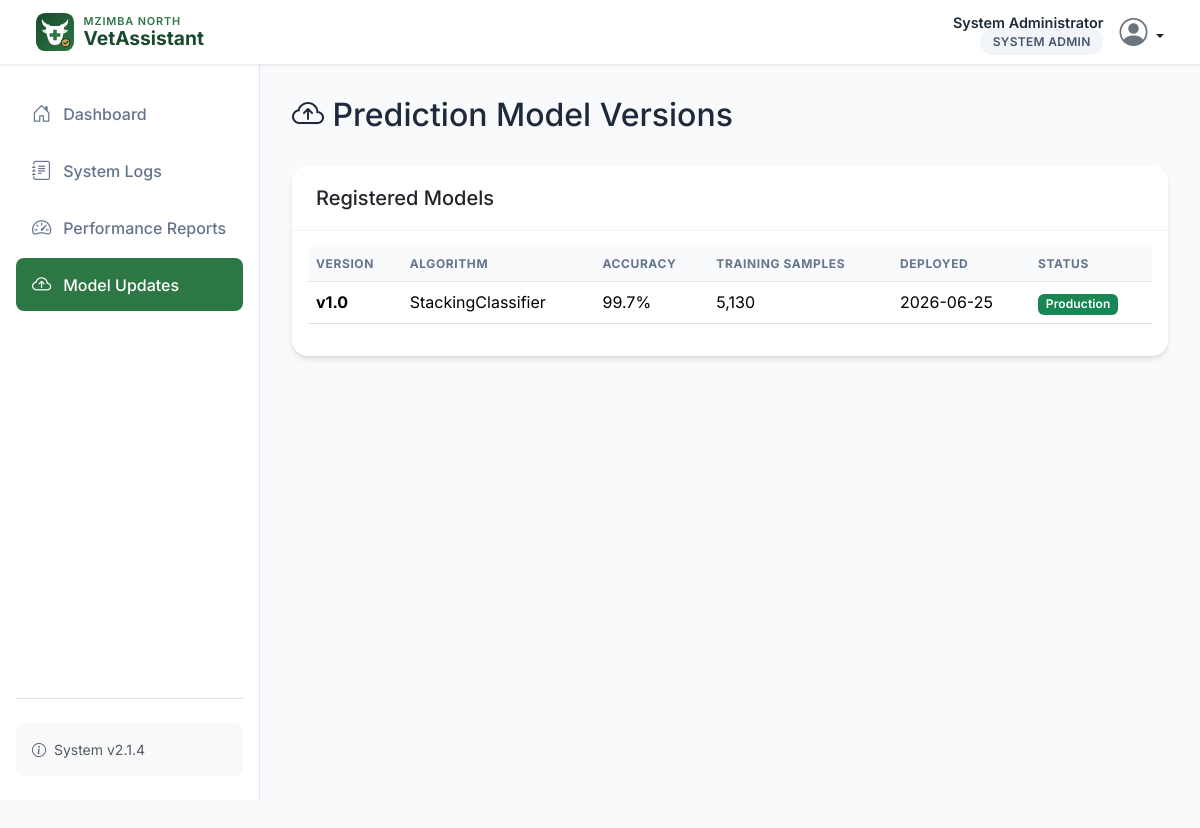
The page /system/updates (signed in) on the database its author committed.
### models.py (models this page shows, shortened)
class User(UserMixin, db.Model):
    __tablename__ = 'user'
    id = db.Column(db.Integer, primary_key=True)
    username = db.Column(db.String(80), unique=True, nullable=False)
    email = db.Column(db.String(120), unique=True, nullable=False)
    password_hash = db.Column(db.String(256), nullable=False)
    full_name = db.Column(db.String(100))
    phone = db.Column(db.String(20))
    role = db.Column(db.String(20), nullable=False)  # farmer, veterinarian, organization_admin, system_admin
    location = db.Column(db.String(200))
    specific_location = db.Column(db.String(200))
    farm_name = db.Column(db.String(100))
    animal_types = db.Column(db.String(200))  # Will be 'cattle', 'goat', or 'cattle,goat'
    production_focus = db.Column(db.String(50))  # dairy, meat, dual, breeding
    registration_date = db.Column(db.DateTime, default=get_malawi_time)
    last_login = db.Column(db.DateTime)
    is_active = db.Column(db.Boolean, default=True)
    status = db.Column(db.String(20), nullable=False, default='pending')  # pending, approved, rejected
    approved_at = db.Column(db.DateTime)
    rejected_at = db.Column(db.DateTime)
    reset_token = db.Column(db.String(128))
    reset_token_expires_at = db.Column(db.DateTime)
    preferred_language = db.Column(db.String(10), nullable=False, default='en')  # en, chi, tum
    symptoms = db.relationship('SymptomReport', backref='farmer', foreign_keys='SymptomReport.farmer_id')
    predictions = db.relationship('Prediction', backref='user', foreign_keys='Prediction.user_id')
    treatments = db.relationship('Treatment', backref='veterinarian', foreign_keys='Treatment.vet_id')
    assigned_farmers = db.relationship('User',
        secondary=farmer_veterinarian,
        primaryjoin=(farmer_veterinarian.c.veterinarian_id == id),
        secondaryjoin=(farmer_veterinarian.c.farmer_id == id),
        backref=db.backref('assigned_veterinarians', lazy='dynamic'),
        lazy='dynamic'
    )
    def is_farmer(self):
        return self.role == 'farmer'
    def is_veterinarian(self):
        return self.role == 'veterinarian'
    def is_organization_admin(self):
        return self.role == 'organization_admin'

class ModelVersion(db.Model):
    __tablename__ = 'model_version'
    id = db.Column(db.Integer, primary_key=True)
    version = db.Column(db.String(20), unique=True, nullable=False)
    status = db.Column(db.String(20))  # training, staging, production, archived
    accuracy = db.Column(db.Float)
    training_data_size = db.Column(db.Integer)
    training_date = db.Column(db.Date)
    deployment_date = db.Column(db.Date, nullable=True)
    algorithm = db.Column(db.String(50))
    hyperparameters = db.Column(db.Text)  # JSON string
    performance_metrics = db.Column(db.Text)  # JSON string
    animal_types = db.Column(db.String(50))  # cattle, goat, both
    created_at = db.Column(db.DateTime, default=get_malawi_time)

### app.py (the view)
@app.route('/system/updates')
@login_required
@role_required('system_admin')
def model_updates():
    model_versions = ModelVersion.query.order_by(ModelVersion.id.desc()).all()
    available_updates = [
        {
            'id': mv.version,
            'version': mv.version,
            'type': mv.algorithm or 'model',
            'size': mv.training_data_size,
            'status': mv.status or 'unknown',
            'accuracy': mv.accuracy,
            'deployment_date': mv.deployment_date
        }
        for mv in model_versions
    ]
    return render_template('system_admin/model_updates.html',
                         available_updates=available_updates,
                         deployment_schedule=[])

### api_bridge.py (called while the page is built, shortened)
def render_template(template_name, **context):
    if not g.get('api_bridge'):
        return _flask_render_template(template_name, **context)

### app.py (called while the page is built)
def _get_locale():
    lang = None
    if current_user.is_authenticated:
        lang = getattr(current_user, 'preferred_language', None) or None
    if not lang:
        lang = session.get('language')
    if not lang:
        lang = app.config.get('BABEL_DEFAULT_LOCALE', 'en')
    if lang not in app.config.get('LANGUAGES', ['en']):
        lang = app.config.get('BABEL_DEFAULT_LOCALE', 'en')
    return lang

@app.context_processor
def inject_i18n():
    return {
        'current_language': _get_locale(),
        'available_languages': [
            {'code': code, 'name': name}
            for code, name in [
                ('en', 'English'),
                ('chi', 'Chichewa'),
                ('tum', 'Tumbuka'),
            ] if code in app.config.get('LANGUAGES', ['en'])
        ],
    }

@login_manager.user_loader
def load_user(user_id):
    return User.query.get(int(user_id))

def role_required(*roles):
    def wrapper(f):
        @wraps(f)
        @login_required
        def decorated_function(*args, **kwargs):
            if current_user.role not in roles:
                flash(_('You do not have permission to access this page.'), 'danger')
                return redirect(url_for('dashboard'))
            return f(*args, **kwargs)
        return decorated_function
    return wrapper

### templates/system_admin/model_updates.html (shortened to what this page needs)
{% extends "base.html" %}
{% block sidebar %}
<nav class="nav flex-column">
    <a class="nav-link" href="{{ url_for('sys_admin_dashboard') }}">
        <i class="bi bi-house-door"></i> Dashboard
    </a>
    <a class="nav-link" href="{{ url_for('system_logs') }}">
        <i class="bi bi-journal-text"></i> System Logs
    </a>
    <a class="nav-link" href="{{ url_for('performance_reports') }}">
        <i class="bi bi-speedometer2"></i> Performance Reports
    </a>
    <a class="nav-link active" href="{{ url_for('model_updates') }}">
        <i class="bi bi-cloud-arrow-up"></i> Model Updates
    </a>
</nav>
{% endblock %}
{% block content %}
<div class="d-flex justify-content-between align-items-center mb-4">
    <h2><i class="bi bi-cloud-arrow-up"></i> Prediction Model Versions</h2>
</div>
<div class="card">
    <div class="card-header">
        <h5 class="mb-0">Registered Models</h5>
    </div>
    <div class="card-body">
        <div class="table-responsive">
            <table class="table table-hover align-middle">
                <thead>
                    <tr>
                        <th>Version</th>
                        <th>Algorithm</th>
                        <th>Accuracy</th>
                        <th>Training Samples</th>
                        <th>Deployed</th>
                        <th>Status</th>
                    </tr>
                </thead>
                <tbody>
                    {% if available_updates %}
                        {% for m in available_updates %}
                        <tr>
                            <td class="fw-bold">{{ m.version }}</td>
                            <td>{{ m.type }}</td>
                            <td>{{ (m.accuracy * 100)|round(1) ~ '%' if m.accuracy is not none else '--' }}</td>
                            <td>{{ "{:,}".format(m.size) if m.size is not none else '--' }}</td>
                            <td>{{ m.deployment_date.strftime('%Y-%m-%d') if m.deployment_date else '--' }}</td>
                            <td>
                                <span class="badge bg-{{ 'success' if m.status == 'production' else ('info' if m.status == 'staging' else 'secondary') }}">
                                    {{ m.status|capitalize }}
                                </span>
                            </td>
                        </tr>
                        {% endfor %}
                    {% else %}
                        <tr>
                            <td colspan="6" class="text-center text-muted py-5">No model versions registered yet.</td>
                        </tr>
                    {% endif %}
                </tbody>
            </table>
        </div>
    </div>
</div>
{% endblock %}

### templates/base.html (shortened to what this page needs)
<!DOCTYPE html>
<html lang="en">
<head>
    <link href="https://cdn.jsdelivr.net/npm/bootstrap@5.3.3/dist/css/bootstrap.min.css" rel="stylesheet">
    <link rel="stylesheet" href="https://cdn.jsdelivr.net/npm/bootstrap-icons@1.11.3/font/bootstrap-icons.min.css">
    <link rel="stylesheet" href="{{ url_for('static', filename='css/style.css') }}">
</head>
<body>
    <nav class="navbar navbar-expand-lg fixed-top">
        <div class="container-fluid">
            <a class="navbar-brand" href="{{ url_for('dashboard') }}">
                <img src="{{ url_for('static', filename='images/logo.svg') }}" alt="" class="brand-logo">
                <span class="brand-text">
                    <span class="brand-region">Mzimba North</span>
                    <span class="brand-name">VetAssistant</span>
                </span>
            </a>
            <div class="ms-auto d-flex align-items-center">
                {% if current_user.is_authenticated %}
                    <div class="user-menu">
                        <div class="user-info d-none d-sm-block">
                            <span class="user-name">{{ current_user.full_name or current_user.username }}</span>
                            <span class="role-badge">{{ current_user.role|replace('_', ' ') }}</span>
                        </div>
                        <div class="dropdown">
                            <a href="#" class="d-block link-dark text-decoration-none dropdown-toggle" id="dropdownUser" data-bs-toggle="dropdown" aria-expanded="false">
                                <i class="bi bi-person-circle fs-3 text-secondary"></i>
                            </a>
                        </div>
                    </div>
                {% else %}
                    <a href="{{ url_for('login') }}" class="btn btn-primary btn-sm">Sign In</a>
                {% endif %}
            </div>
        </div>
    </nav>
    <div class="main-wrapper {% if current_user.is_authenticated %}has-sidebar{% endif %}">
        {% if current_user.is_authenticated %}
        <aside class="sidebar" id="sidebar">
            <div class="d-flex flex-column h-100">
                {% block sidebar %}{% endblock %}
                <div class="mt-auto pt-4 border-top">
                    <div class="p-3 bg-light rounded-3 small text-muted">
                        <i class="bi bi-info-circle me-1"></i> System v2.1.4
                    </div>
                </div>
            </div>
        </aside>
        {% endif %}
        <main class="page-content">
            <div class="container-fluid p-0">
                {% block content %}{% endblock %}
            </div>
        </main>
    </div>
</body>
</html>

### static/css/style.css (style rules this page uses)
:root { --primary-color: #1a4a2e; --primary-light: #2c7744; --accent-color: #4caf50; --bg-light: #f8fafc; --card-shadow: 0 4px 6px -1px rgba(0, 0, 0, 0.1), 0 2px 4px -1px rgba(0, 0, 0, 0.06); }
.page-content { animation: fadeInUp 0.4s ease-out; }
.badge { font-weight: 600; letter-spacing: 0.01em; }
.table thead th { background-color: #f8fafc; text-transform: uppercase; font-size: 0.75rem; letter-spacing: 0.05em; color: #64748b; border-bottom: 1px solid #e2e8f0; }

### templates/base.html (style rules this page uses)
:root { --primary-color: #1a4a2e; --primary-light: #2c7744; --primary-gradient: linear-gradient(135deg, #1a4a2e 0%, #2c7744 100%); --accent-color: #4caf50; --bg-light: #f8fafc; --sidebar-width: 260px; --navbar-height: 64px; --card-shadow: 0 4px 6px -1px rgba(0, 0, 0, 0.1), 0 2px 4px -1px rgba(0, 0, 0, 0.06); --transition-speed: 0.3s; }
body { font-family: 'Inter', sans-serif; background-color: var(--bg-light); color: #1e293b; min-height: 100vh; }
.navbar { height: var(--navbar-height); background: white !important; box-shadow: 0 1px 3px rgba(0,0,0,0.1); z-index: 1050; padding: 0 1.5rem; }
.navbar-brand { font-weight: 700; color: var(--primary-color) !important; font-size: 1.4rem; display: flex; align-items: center; gap: 0.6rem; }
.navbar-brand .brand-logo { width: 38px; height: 38px; flex-shrink: 0; }
.navbar-brand .brand-text { display: flex; flex-direction: column; line-height: 1.05; }
.navbar-brand .brand-region { font-size: 0.68rem; font-weight: 600; letter-spacing: 0.08em; text-transform: uppercase; color: var(--primary-light); }
.navbar-brand .brand-name { font-size: 1.2rem; }
.sidebar { width: var(--sidebar-width); background: white; border-right: 1px solid #e2e8f0; height: calc(100vh - var(--navbar-height)); position: fixed; top: var(--navbar-height); left: 0; padding: 1.5rem 1rem; overflow-y: auto; z-index: 1040; transition: transform var(--transition-speed) ease; }
.nav-link { display: flex; align-items: center; gap: 0.75rem; padding: 0.75rem 1rem; color: #64748b; font-weight: 500; border-radius: 0.5rem; transition: all 0.2s ease; margin-bottom: 0.25rem; }
.nav-link.active { background-color: var(--primary-light); color: white !important; }
.nav-link i { font-size: 1.2rem; }
.main-wrapper { margin-top: var(--navbar-height); transition: margin-left var(--transition-speed) ease; }
@media (min-width: 992px) { .main-wrapper.has-sidebar { margin-left: var(--sidebar-width); } }
.page-content { padding: 2rem; max-width: 1400px; margin: 0 auto; }
.card { border: none; box-shadow: var(--card-shadow); border-radius: 1rem; overflow: hidden; background: white; }
.card-header { background: white; border-bottom: 1px solid #f1f5f9; padding: 1.25rem 1.5rem; font-weight: 600; }
.role-badge { background: #f1f5f9; color: #475569; font-weight: 600; padding: 0.4rem 0.8rem; border-radius: 2rem; font-size: 0.75rem; text-transform: uppercase; letter-spacing: 0.025em; }
.user-menu { display: flex; align-items: center; gap: 1rem; }
.user-info { text-align: right; line-height: 1.2; }
.user-name { display: block; font-weight: 600; font-size: 0.9rem; color: #1e293b; }

### rows shown on the page
User: full_name "System Administrator", role "SYSTEM ADMIN"
ModelVersion: version "v1.0", type "StackingClassifier", accuracy "99.7%", training_data_size "5,130", deployment_date "2026-06-25", status "Production"
